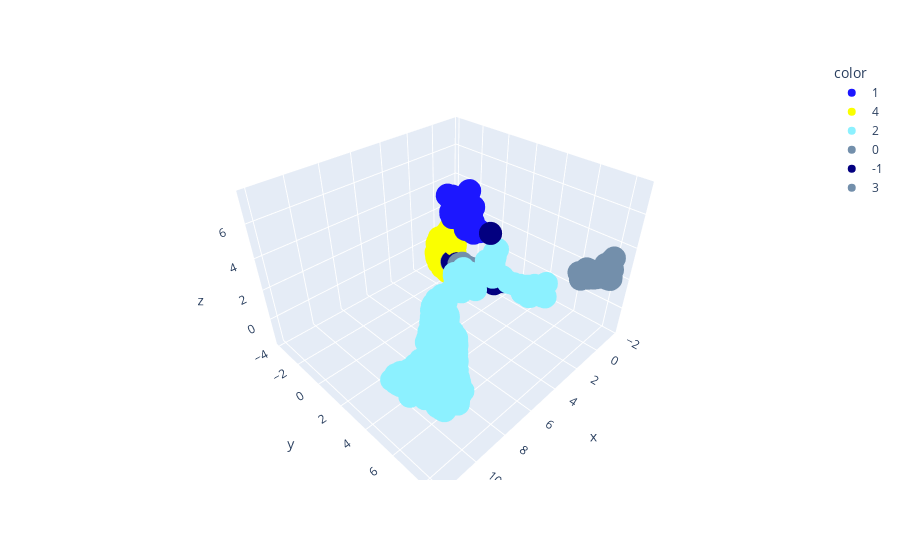

The notebook cell this image was saved under:
### Code cell
import plotly.express as px
palette = ['#1c17ff', '#faff00', '#8cf1ff', '#738FAB', '#030080', '#738fab']

u = umap_embed
colors = [str(x) for x in clusterer.labels_]

fig = px.scatter_3d(
    x=u[:,0], y=u[:,1], z=u[:,2],
    color=colors,
    color_discrete_sequence=palette
)
fig.update_traces(

)

### Figure 1 — Plotly figure (JSON) as saved in the notebook; plotly's stock layout.template omitted (floating-point values rounded to 4 significant figures; data arrays with more than 128 entries replaced by an {"elided": "..."} marker saying what was removed)
{"data": [{"hovertemplate": "color=1<br>x=%{x}<br>y=%{y}<br>z=%{z}<extra></extra>", "legendgroup": "1", "marker": {"color": "#1c17ff", "symbol": "circle"}, "mode": "markers", "name": "1", "scene": "scene", "showlegend": true, "type": "scatter3d", "x": {"elided": "183 float values"}, "y": {"elided": "183 float values"}, "z": {"elided": "183 float values"}}, {"hovertemplate": "color=4<br>x=%{x}<br>y=%{y}<br>z=%{z}<extra></extra>", "legendgroup": "4", "marker": {"color": "#faff00", "symbol": "circle"}, "mode": "markers", "name": "4", "scene": "scene", "showlegend": true, "type": "scatter3d", "x": {"elided": "841 float values"}, "y": {"elided": "841 float values"}, "z": {"elided": "841 float values"}}, {"hovertemplate": "color=2<br>x=%{x}<br>y=%{y}<br>z=%{z}<extra></extra>", "legendgroup": "2", "marker": {"color": "#8cf1ff", "symbol": "circle"}, "mode": "markers", "name": "2", "scene": "scene", "showlegend": true, "type": "scatter3d", "x": {"elided": "841 float values"}, "y": {"elided": "841 float values"}, "z": {"elided": "841 float values"}}, {"hovertemplate": "color=0<br>x=%{x}<br>y=%{y}<br>z=%{z}<extra></extra>", "legendgroup": "0", "marker": {"color": "#738FAB", "symbol": "circle"}, "mode": "markers", "name": "0", "scene": "scene", "showlegend": true, "type": "scatter3d", "x": {"elided": "263 float values"}, "y": {"elided": "263 float values"}, "z": {"elided": "263 float values"}}, {"hovertemplate": "color=-1<br>x=%{x}<br>y=%{y}<br>z=%{z}<extra></extra>", "legendgroup": "-1", "marker": {"color": "#030080", "symbol": "circle"}, "mode": "markers", "name": "-1", "scene": "scene", "showlegend": true, "type": "scatter3d", "x": [2.329, 3.109, 3.277, 2.488, 3.385, 2.522, 2.424, 3.021, 3.397, 3.104, 2.386, 3.303, 3.106, 3.268, 3.384, 3.115, 2.403, 2.895, 2.281, 1.818, 2.383, 2.25, 2.351, 2.89, 2.489, 3.028, 3.181, 2.892, 2.901, 3.148, 3.086, 2.89, 4.022, 4.019, 3.105, 3.132, 3.423, 3.231, 3.358, 4.008, 3.117, 3.443, 3.349, 2.585, 2.431, 3.101, 2.359, 1.275, 2.407, 3.109, 2.881, 3.345, 3.376, 2.328, 2.905, 3.435], "y": [0.0773, 3.725, 3.855, 0.02286, 3.93, 0.1225, 0.1383, 2.768, 3.939, 3.723, 0.1974, 3.855, 3.724, 3.864, 3.926, 3.734, 0.1663, 4.174, 0.1058, -0.4919, 0.1142, 0.03266, -0.0511, 4.199, 0.08193, 2.844, 3.826, 4.166, 4.154, 3.84, 3.719, 4.192, 4.023, 4.028, 3.723, 3.754, 3.955, 3.846, 3.918, 4.017, 3.734, 3.982, 3.9, 0.4081, 0.1791, 3.72, 0.1177, -0.5096, -0.1547, 3.727, 4.19, 3.898, 3.947, -0.04706, 4.144, 3.99], "z": [0.9002, 1.839, 1.971, 1.038, 2.019, 1.093, 1.02, 2.135, 2.019, 1.835, 0.9789, 1.971, 1.836, 1.985, 2.012, 1.86, 0.9984, 2.003, 0.8798, -0.05788, 0.9801, 0.7941, 1.018, 2.013, 1.057, 2.16, 1.986, 2.004, 2.01, 2.042, 1.86, 2.01, 5.443, 5.439, 1.836, 1.87, 2.025, 1.984, 2.032, 5.432, 1.846, 2.05, 1.996, 1.193, 1.022, 1.833, 0.9506, -0.5711, 0.9728, 1.84, 2.015, 2.086, 2.041, 1.049, 2.005, 2.068]}, {"hovertemplate": "color=3<br>x=%{x}<br>y=%{y}<br>z=%{z}<extra></extra>", "legendgroup": "3", "marker": {"color": "#738fab", "symbol": "circle"}, "mode": "markers", "name": "3", "scene": "scene", "showlegend": true, "type": "scatter3d", "x": [3.127, 3.581, 3.286, 3.443, 3.502, 3.391, 2.983, 2.934, 3.05, 3.064, 2.967, 2.955, 3.303, 3.113, 3.079, 3.429, 3.488, 3.095, 3.417, 3.111, 2.938, 3.011, 3.165, 3.607, 3.065, 3.336, 3.346, 3.585, 3.348, 3.234, 3.033, 3.401, 3.554, 3.585, 3.148, 3.249, 2.961, 3.039, 3.216, 3.165, 3.586, 3.046, 3.154, 3.444, 3.029, 2.984, 3.531, 3.415, 3.068, 2.967, 3.609, 3.19, 3.128, 3.604, 2.964, 3.613, 2.684, 2.941, 3.141, 2.969, 3.272, 3.127, 3.127, 2.974, 3.364, 2.957, 3.213, 2.791, 2.901, 3.0, 3.443, 2.954, 2.904, 2.425, 3.064], "y": [2.74, 1.786, 1.387, 1.908, 1.913, 1.974, 1.271, 1.238, 2.587, 1.186, 1.714, 1.29, 1.746, 1.256, 2.557, 1.906, 1.907, 2.643, 2.052, 2.626, 1.399, 1.226, 1.339, 1.82, 2.546, 2.086, 2.102, 1.811, 2.118, 1.331, 1.208, 2.088, 1.791, 1.831, 2.538, 1.565, 1.327, 1.191, 1.351, 1.281, 1.833, 1.218, 2.596, 1.933, 1.235, 1.901, 1.884, 2.079, 2.666, 1.396, 1.82, 2.207, 1.268, 1.801, 1.687, 1.807, 0.6548, 1.39, 2.669, 1.546, 2.217, 1.232, 1.221, 1.555, 1.823, 1.305, 1.317, 1.015, 1.211, 1.8, 1.884, 1.287, 1.263, -0.1875, 1.212], "z": [2.146, 1.71, 1.608, 1.782, 1.772, 1.832, 1.59, 1.551, 2.069, 1.52, 1.744, 1.627, 1.741, 1.566, 2.005, 1.78, 1.766, 2.053, 1.885, 2.039, 1.668, 1.553, 1.672, 1.721, 1.972, 1.934, 1.861, 1.731, 1.852, 1.586, 1.613, 1.888, 1.727, 1.727, 1.951, 1.704, 1.642, 1.531, 1.562, 1.583, 1.731, 1.553, 1.901, 1.791, 1.578, 1.8, 1.754, 1.905, 2.089, 1.662, 1.717, 1.88, 1.605, 1.712, 1.734, 1.713, 1.324, 1.676, 2.047, 1.73, 1.88, 1.637, 1.705, 1.747, 1.759, 1.617, 1.712, 1.627, 1.546, 1.782, 1.755, 1.605, 1.641, 0.9532, 1.54]}], "layout": {"legend": {"title": {"text": "color"}, "tracegroupgap": 0}, "margin": {"t": 60}, "scene": {"domain": {"x": [0, 1], "y": [0, 1]}, "xaxis": {"title": {"text": "x"}}, "yaxis": {"title": {"text": "y"}}, "zaxis": {"title": {"text": "z"}}}}}
